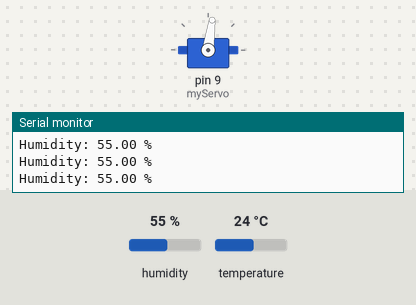
Recording of a sketch running on a simulated Arduino Uno, built with avr-gcc and run on an emulated ATmega328P. Parts: servo, the last lines printed to the serial monitor. Inputs (shaded band) come from the test bench; at power-on: humidity 55 %, temperature 24 °C.

Above: at 4.2 s.
4.3 s: humidity set to 31 %
At 5.11 s:
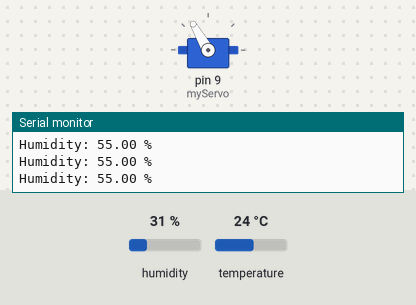
8.7 s: humidity set to 28 %
At 10.9 s:
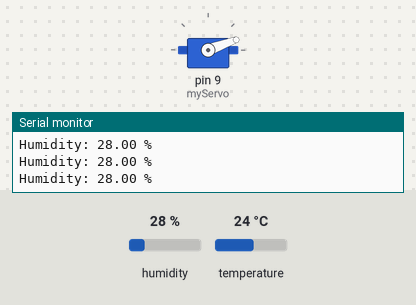
Timing chart, 0 to 12.4 s (numbered marks = the images above; inputs shaded):
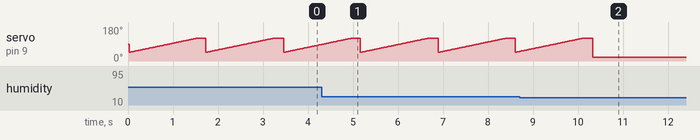

Measured:
- the behaviour switches between 30 and 29 % on humidity (found by bisection; images 1 and 2)
- by itself, servo on pin 9 (myServo): rises from 50° to 120° in 1.4 s, then falls to 20° in 0.24 s

The sketch:

SmartHome.ino
```cpp
// Auto-generated Arduino code
#include <Servo.h>
#include <DHT.h>

enum State { IDLE, GOOD, NEW };
State currentState = IDLE;

Servo myServo;
DHT humSensor(A0, DHT11);

float readHumidity(DHT &sensor) {
  float h = sensor.readHumidity();
  if (isnan(h)) {
    Serial.println("Failed to read from DHT sensor!");
    return -1;
  }
  Serial.print("Humidity: ");
  Serial.print(h);
  Serial.println(" %");
  return h;
}

void moveServo(Servo &servo, int angle) {
  if (angle < 0) angle = 0;
  if (angle > 180) angle = 180;
  servo.write(angle);
}

void sweepServo(Servo &servo, int start_angle, int end_angle, int step, int delay_ms) {
  for(int pos = start_angle; pos <= end_angle; pos += step) {
    servo.write(pos);
    delay(delay_ms);
  }
}


void setup() {
Serial.println("Starting Program ...");
Serial.begin(9600);
humSensor.begin(); // Initialize DHT11 sensor
myServo.attach(9,1000,2000);
}

void state_idle() {
  moveServo(myServo, 20);
}
void state_good() {
  moveServo(myServo, 120);
}
void state_new() {
  sweepServo(myServo,46,120,1,20);
}

void checkTransitions() {
  switch(currentState) {
    case NEW:
      if (readHumidity(humSensor) < 30) currentState = IDLE;
      break;
    case IDLE:
      if (readHumidity(humSensor) > 50) currentState = NEW;
      break;
  }
}

void loop() {
  checkTransitions();
  switch(currentState) {
    case IDLE: state_idle(); break;case GOOD: state_good(); break;case NEW: state_new(); break;
  }
  delay(200);
}
```
